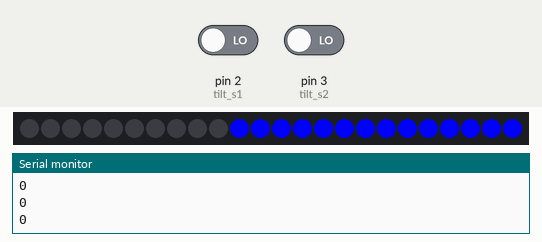
This sketch was run on a simulated Arduino Uno, built with avr-gcc and run on an emulated ATmega328P. Shown: 24 RGB LEDs in strip order, left to right, the last lines printed to the serial monitor. The inputs (shaded band) are chosen by the test bench; at power-on: pin 2 (tilt_s1) LOW, pin 3 (tilt_s2) LOW.

Above: at 2.2 s.
2.3 s: pin 2 (tilt_s1) driven HIGH
At 3.35 s:
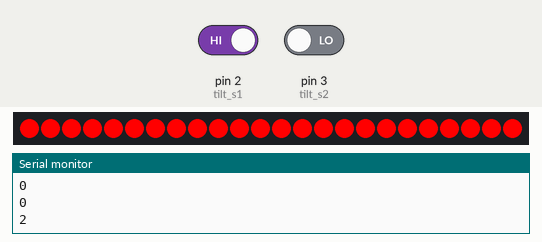
5.3 s: pin 3 (tilt_s2) driven HIGH
At 6.28 s:
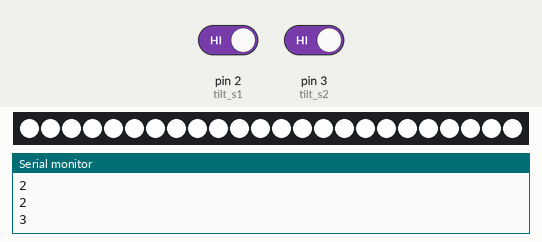
8.2 s: pin 2 (tilt_s1) driven LOW
At 9.21 s:
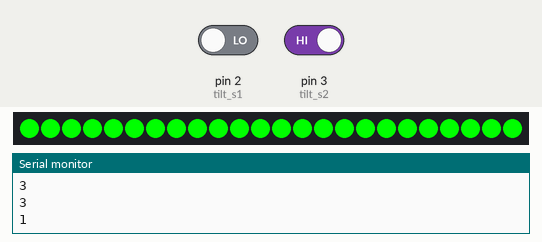
Timing chart, 0 to 11.2 s (numbered marks = the images above; inputs shaded):
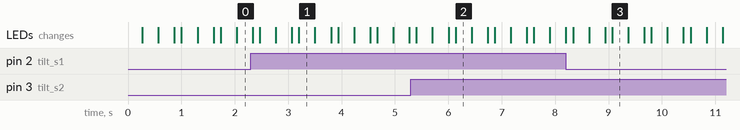

The sketch:

ledtilt.ino
```cpp
#include <Adafruit_NeoPixel.h>
#include <avr/power.h>

#define PIN        6
#define NUMPIXELS  24


int tilt_s1 = 2;
int tilt_s2 = 3;
int delayVal = 10;

Adafruit_NeoPixel pixels = Adafruit_NeoPixel(NUMPIXELS, PIN, NEO_GRB + NEO_KHZ800);

void setup(){
 pinMode(tilt_s1, INPUT);
 pinMode(tilt_s2, INPUT);
 pixels.begin();
 Serial.begin(9600);
}

void loop(){
  int position = getTiltPosition();

  switch (position) {
    case 0:
      setRing(0,0,255);
      break ;
    case 1:
      setRing(0,255,0);
      break ;
    case 2:
      setRing(255,0,0);
      break ;
    case 3:
      setRing(255,255,255);
      break ;
  }

  Serial.println(position);
  delay(200); //only here to slow down the serial output

  turnoff();
}

int getTiltPosition(){
   int s1 = digitalRead(tilt_s1);
   int s2 = digitalRead(tilt_s2);
   return (s1 << 1) | s2; //bitwise math to combine the values
}

void setRing(int rVal, int gVal, int bVal) {
  for(int i=0;i<NUMPIXELS;i++){

    // pixels.Color takes RGB values, from 0,0,0 up to 255,255,255
    pixels.setPixelColor(i, pixels.Color(rVal, gVal, bVal));

    pixels.show();

    delay(delayVal);

  }
}


void turnoff() {
  for(int i=0;i<NUMPIXELS;i++){

    // pixels.Color takes RGB values, from 0,0,0 up to 255,255,255
    pixels.setPixelColor(i, pixels.Color(0,0,0)); // 0,0,0 turns the pixel off

    pixels.show(); // This sends the updated pixel color to the hardware.

    delay(delayVal); // Delay for a period of time (in milliseconds).

  }
}
```

Measured:
- after the input at 2.3 s, the LEDs: first differ from a run without the input after 0.77 s (image 1 shows a later state)
- after the input at 5.3 s, the LEDs: first differ from a run without the input after 0.70 s (image 2 shows a later state)
- after the input at 8.2 s, the LEDs: first differ from a run without the input after 0.74 s (image 3 shows a later state)
